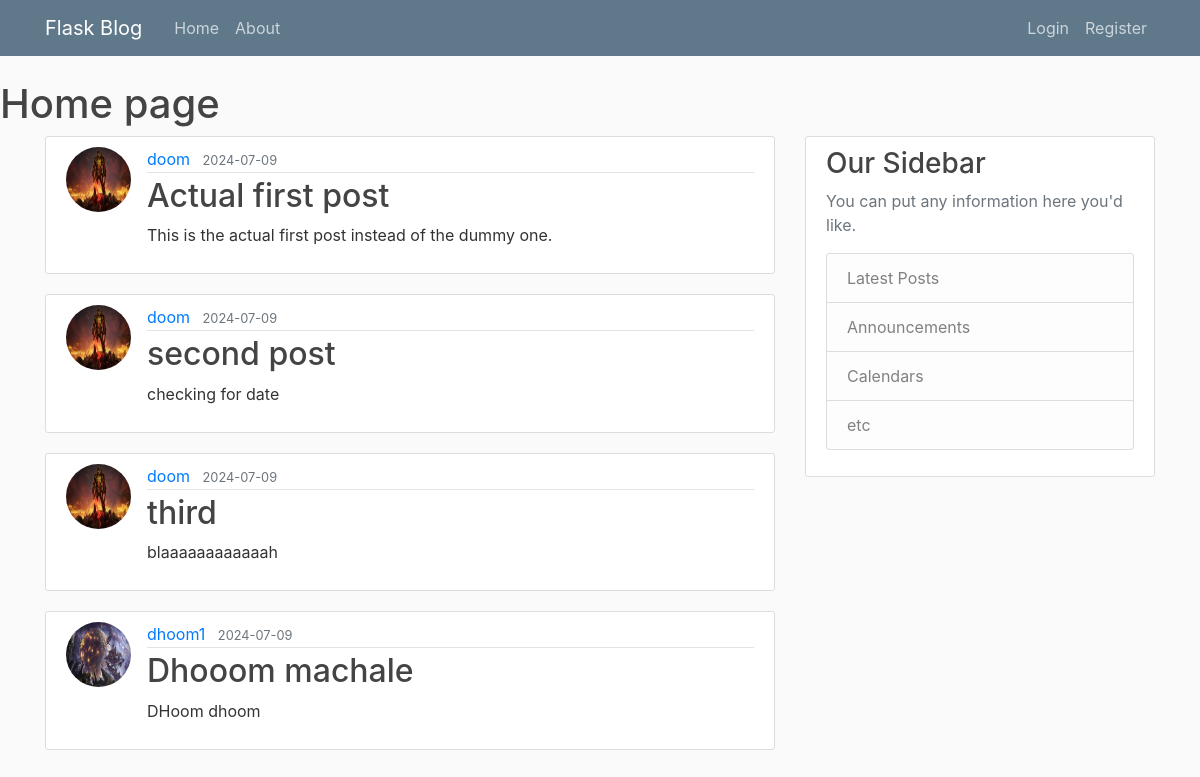
The page /home on the database its author committed.
### flaskblog/models.py (models this page shows, shortened)
class Post(db.Model):
    id=db.Column(db.Integer, primary_key=True)
    title= db.Column(db.String(100), nullable=False)
    date_posted = db.Column(db.DateTime,nullable=False, default=datetime.now(timezone.utc) )
    content= db.Column(db.Text, nullable=False)
    user_id = db.Column(db.Integer, db.ForeignKey('user.id'), nullable=False)

class User(db.Model,UserMixin):
    id = db.Column(db.Integer, primary_key=True)
    username = db.Column(db.String(20), unique=True, nullable=False)
    email = db.Column(db.String(120), unique=True, nullable=False)
    image_file = db.Column(db.String(20), nullable=False, default='default.jpg')
    password = db.Column(db.String(60), nullable=False)
    posts = db.relationship('Post', backref='author', lazy=True)

### flaskblog/routes.py (the view)
@app.route("/")
@app.route("/home")
def home():
    posts=Post.query.all()
    return render_template('home.html',posts=posts)

### flaskblog/templates/home.html
  <h1><marquee>Home page</marquee></h1>
{%extends "layout.html"%}
{%block content%}
  {%for post in posts%}
  <article class="media content-section">
    <img class="rounded-circle article-img" src="{{url_for('static',filename='profile_pics/' + post.author.image_file)}}" alt="">
    <div class="media-body">
      <div class="article-metadata">
        <a class="mr-2" href="#">{{ post.author.username }}</a>
        <small class="text-muted">{{ post.date_posted.strftime('%Y-%m-%d') }}</small>
      </div>
      <h2><a class="article-title" href="{{url_for('post', post_id=post.id)}}">{{ post.title }}</a></h2>
      <p class="article-content">{{ post.content }}</p>
    </div>
  </article>
  {%endfor%}
  {%endblock content%}

### flaskblog/templates/layout.html (shortened to what this page needs)
<!doctype html>
<html>
<head>
  <link rel="stylesheet" href="https://maxcdn.bootstrapcdn.com/bootstrap/4.0.0/css/bootstrap.min.css">
  <link rel="stylesheet" type="text/css" href="{{url_for('static',filename='main.css')}}">
</head>
<body>
  <header class="site-header">
    <nav class="navbar navbar-expand-md navbar-dark bg-steel fixed-top">
      <div class="container">
        <a class="navbar-brand mr-4" href="/">Flask Blog</a>
        <div class="collapse navbar-collapse" id="navbarToggle">
          <div class="navbar-nav mr-auto">
            <a class="nav-item nav-link" href="{{url_for('home')}}">Home</a>
            <a class="nav-item nav-link" href="{{url_for('about')}}">About</a>
          </div>
          <div class="navbar-nav">
            {%if current_user.is_authenticated%}
              <a class="nav-item nav-link" href="{{url_for('new_post')}}">New Post</a>
              <a class="nav-item nav-link" href="{{url_for('account')}}">Account</a>
              <a class="nav-item nav-link" href="{{url_for('logout')}}">Logout</a>
            {%else%}
              <a class="nav-item nav-link" href="{{url_for('login')}}">Login</a>
              <a class="nav-item nav-link" href="{{url_for('register')}}">Register</a>
              {%endif%}
          </div>
        </div>
      </div>
    </nav>
  </header>
  <main role="main" class="container">
    <div class="row">
      <div class="col-md-8">
        {% block content %}{% endblock %}
      </div>
      <div class="col-md-4">
        <div class="content-section">
          <h3>Our Sidebar</h3>
          <p class='text-muted'>You can put any information here you'd like.
            <ul class="list-group">
              <li class="list-group-item list-group-item-light">Latest Posts</li>
              <li class="list-group-item list-group-item-light">Announcements</li>
              <li class="list-group-item list-group-item-light">Calendars</li>
              <li class="list-group-item list-group-item-light">etc</li>
            </ul>
          </p>
        </div>
      </div>
    </div>
  </main>
</body>
</html>

### flaskblog/static/main.css (style rules this page uses)
body { background: #fafafa; color: #333333; margin-top: 5rem; }
h1, h2, h3, h4, h5, h6 { color: #444444; }
.bg-steel { background-color: #5f788a; }
.site-header .navbar-nav .nav-link { color: #cbd5db; }
.content-section { background: #ffffff; padding: 10px 20px; border: 1px solid #dddddd; border-radius: 3px; margin-bottom: 20px; }
.article-title { color: #444444; }
.article-content { white-space: pre-line; }
.article-img { height: 65px; width: 65px; margin-right: 16px; }
.article-metadata { padding-bottom: 1px; margin-bottom: 4px; border-bottom: 1px solid #e3e3e3 }

### rows shown on the page
Post: image_file (picture), author.username "doom", date_posted "2024-07-09", title "Actual first post", content "This is the actual first post instead of the dummy one."
Post: image_file (picture), author.username "doom", date_posted "2024-07-09", title "second post", content "checking for date"
Post: image_file (picture), author.username "doom", date_posted "2024-07-09", title "third", content "blaaaaaaaaaaaah"
Post: image_file (placeholder picture), author.username "dhoom1", date_posted "2024-07-09", title "Dhooom machale", content "DHoom dhoom"
